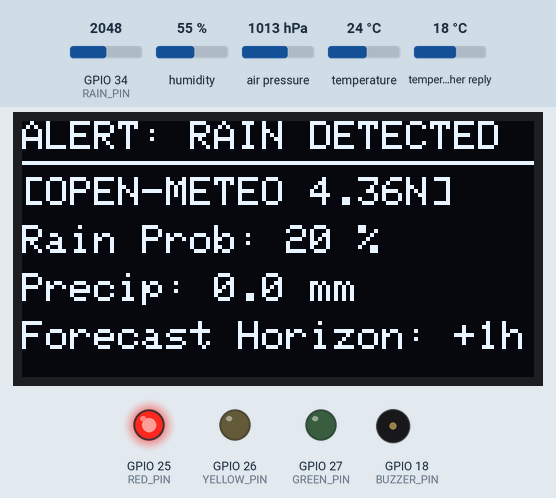
A sketch run on a simulated ESP32. Shown: 128×64 one-colour display, output pins drawn as LEDs (lit = HIGH), buzzer (waves = sounding). Inputs (shaded band) come from the test bench; at power-on: GPIO 34 (RAIN_PIN) = 2048, humidity 55 %, air pressure 1013 hPa, temperature 24 °C, temperature in the weather reply 18 °C. WiFi joins after 1.5 s; servers stay silent unless stated; web services answer with replies made up by the test bench; what the sketch prints to the serial monitor is not drawn.

Above: at 4.6 s.
4.7 s: GPIO 34 (RAIN_PIN) set to 2945
At 8.5 s:
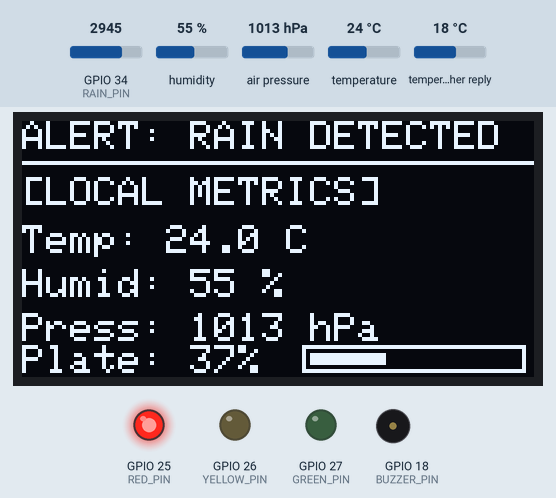
8.7 s: GPIO 34 (RAIN_PIN) set to 3020
At 12.5 s:
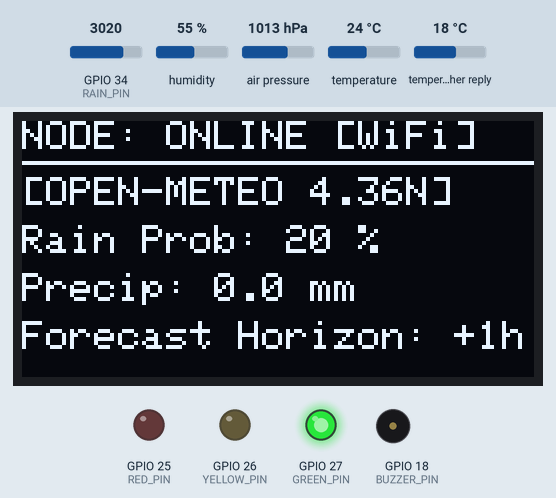
12.7 s: humidity set to 22 %
At 16.5 s:
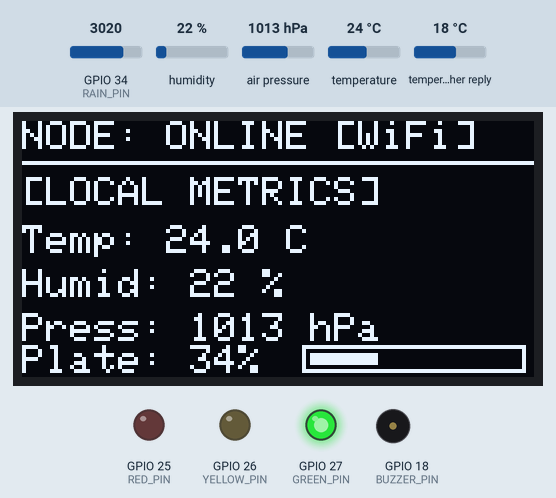
16.7 s: GPIO 34 (RAIN_PIN) set to 2866
At 17.6 s:
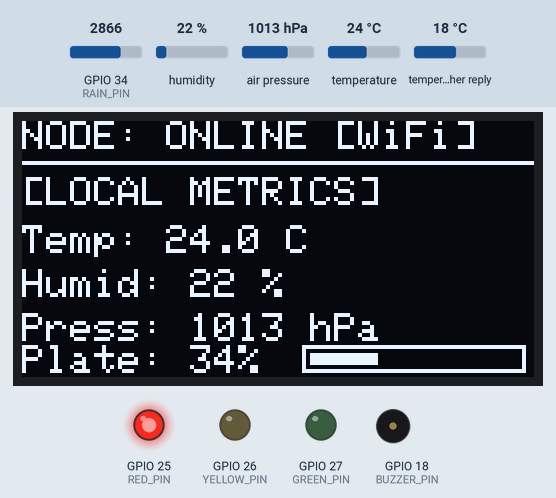
19.3 s: GPIO 34 (RAIN_PIN) set to 3972
At 20.5 s:
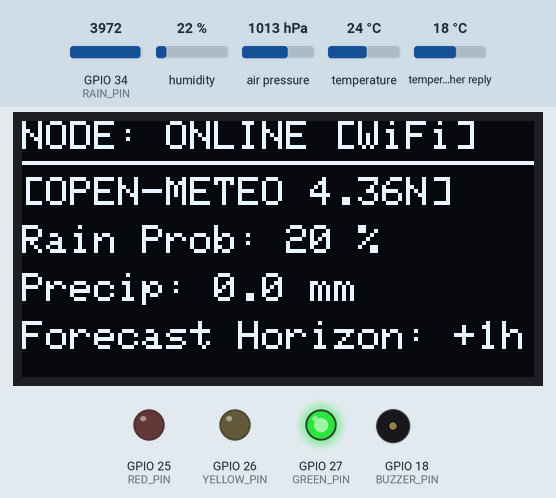
21.5 s: air pressure set to 952 hPa
At 24.7 s:
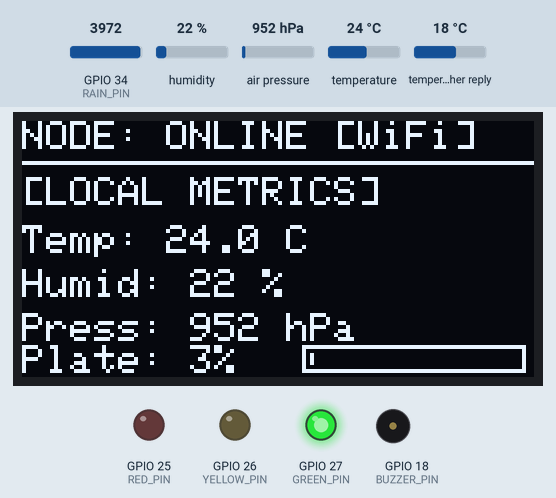
Timing chart, 0 to 26.2 s (numbered marks = the images above; inputs shaded):
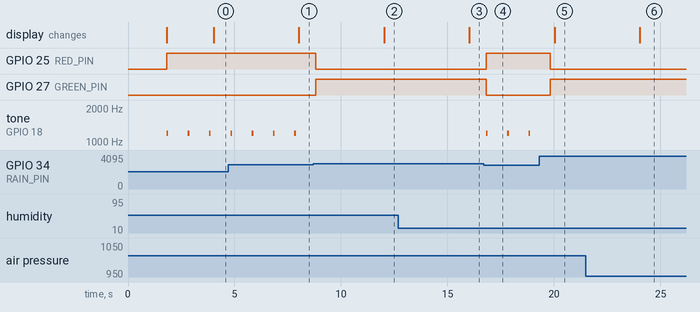

Measured:
- the behaviour switches between 2980 and 2981 on GPIO 34 (RAIN_PIN) (found by bisection; images 1 and 2)
- after the input at 4.7 s, the display: changes after 3.3 s (image 1)
- after the input at 8.7 s, GPIO 25 (RED_PIN): HIGH → LOW after 0.11 s; GPIO 27 (GREEN_PIN): LOW → HIGH after 0.11 s; tone on GPIO 18 (BUZZER_PIN): stops changing and stays silent; the display: changes after 3.3 s (image 2)
- after the input at 12.7 s, the display: changes after 3.3 s (image 3)
- after the input at 16.7 s, GPIO 25 (RED_PIN): LOW → HIGH after 0.11 s; GPIO 27 (GREEN_PIN): HIGH → LOW after 0.11 s; tone on GPIO 18 (BUZZER_PIN): alternates 1200 Hz for 0.08 s and silent for 0.92 s, starting after 0.11 s
- after the input at 19.3 s, GPIO 25 (RED_PIN): HIGH → LOW after 0.52 s; GPIO 27 (GREEN_PIN): LOW → HIGH after 0.52 s; tone on GPIO 18 (BUZZER_PIN): stops changing and stays silent; the display: changes after 0.73 s (image 5)
- after the input at 21.5 s, the display: changes after 2.5 s (image 6)
- by itself, tone on GPIO 18 (BUZZER_PIN): alternates 1200 Hz for 0.08 s and silent for 0.92 s

The sketch:

esp32_weather_monitor.ino
```cpp
#include <Wire.h>
#include <WiFi.h>
#include <HTTPClient.h>
#include <WiFiClientSecure.h>
#include <ArduinoJson.h>
#include <Adafruit_GFX.h>
#include <Adafruit_SSD1306.h>
#include <Adafruit_Sensor.h>
#include <Adafruit_BME280.h>

// Wi-Fi Configuration
const char* ssid     = "YOUR_WIFI_SSID";
const char* password = "YOUR_WIFI_PASSWORD";

// Seri Iskandar Coordinates (4.3597° N, 100.9782° E)
const char* apiUrl = "https://api.open-meteo.com/v1/forecast?latitude=4.3597&longitude=100.9782&hourly=precipitation_probability,precipitation&current=temperature_2m,relative_humidity_2m,precipitation&timezone=Asia%2FKuala_Lumpur&forecast_hours=6";

// Hardware Pin Definitions
#define I2C_SDA     22
#define I2C_SCL     23

#define RED_PIN     25
#define YELLOW_PIN  26
#define GREEN_PIN   27
#define BUZZER_PIN  18

#define RAIN_PIN    34

// OLED Configuration (128x64)
#define SCREEN_WIDTH 128
#define SCREEN_HEIGHT 64
Adafruit_SSD1306 display(SCREEN_WIDTH, SCREEN_HEIGHT, &Wire, -1);

// Sensor Objects
Adafruit_BME280 bme;

// Local Hardware Metrics
float localTemp = 0.0;
float localHumidity = 0.0;
float localPressure = 0.0;
int   localRainPercent = 0;
bool  bmeFound = false;

// Open-Meteo Cloud Metrics
int   upcomingRainProb = 0;
float cloudPrecip = 0.0;
bool  apiSuccess = false;

// Connectivity & State Control
bool isOnline = false;
unsigned long lastWifiRetry = 0;
const unsigned long WIFI_RETRY_INTERVAL = 30000; // Retry Wi-Fi every 30s when offline

unsigned long lastApiFetch = 0;
const unsigned long API_INTERVAL = 10 * 60 * 1000; // Poll Open-Meteo every 10 minutes

unsigned long lastSensorPoll = 0;
const unsigned long SENSOR_INTERVAL = 1000; // Read sensors & evaluate alerts every 1s

unsigned long lastDisplaySwitch = 0;
const unsigned long SCREEN_SWITCH_INTERVAL = 4000; // Alternate screens every 4s if online
int displayPage = 0;

void setLEDs(bool red, bool yellow, bool green) {
  digitalWrite(RED_PIN, red ? HIGH : LOW);
  digitalWrite(YELLOW_PIN, yellow ? HIGH : LOW);
  digitalWrite(GREEN_PIN, green ? HIGH : LOW);
}

void fetchOpenMeteoForecast() {
  if (WiFi.status() != WL_CONNECTED) {
    isOnline = false;
    return;
  }

  WiFiClientSecure client;
  client.setInsecure(); // Bypass TLS root certificate verification
  HTTPClient http;

  if (http.begin(client, apiUrl)) {
    int httpCode = http.GET();
    if (httpCode == HTTP_CODE_OK) {
      JsonDocument doc;
      DeserializationError err = deserializeJson(doc, http.getString());
      if (!err) {
        upcomingRainProb = doc["hourly"]["precipitation_probability"][1] | 0;
        cloudPrecip      = doc["current"]["precipitation"] | 0.0;
        apiSuccess = true;
      }
    }
    http.end();
  }
}

void readLocalSensors() {
  if (bmeFound) {
    localTemp     = bme.readTemperature();
    localHumidity = bme.readHumidity();
    localPressure = bme.readPressure() / 100.0F; // Pa to hPa
  }

  // Rain Plate Analog reading (4095 = dry, 1000 = saturated)
  int rawADC = analogRead(RAIN_PIN);
  localRainPercent = map(constrain(rawADC, 1000, 4095), 4095, 1000, 0, 100);
}

void updateAlertSystem() {
  if (localRainPercent > 35) {
    // Red Alert: Water droplets detected directly on hardware sensor plate
    setLEDs(true, false, false);
    tone(BUZZER_PIN, 1200, 80);
  } else if ((isOnline && (upcomingRainProb >= 60 || cloudPrecip > 0.5)) || (!isOnline && localRainPercent > 15)) {
    // Yellow Alert: Rain imminent (Open-Meteo prediction >= 60% OR slight moisture detected offline)
    setLEDs(false, true, false);
    tone(BUZZER_PIN, 700, 30);
  } else {
    // Green: Normal conditions
    setLEDs(false, false, true);
    noTone(BUZZER_PIN);
  }
}

void renderScreen() {
  display.clearDisplay();
  display.setTextSize(1);
  display.setTextColor(SSD1306_WHITE);

  // Top Status Bar
  display.setCursor(0, 0);
  if (localRainPercent > 35) {
    display.print(F("ALERT: RAIN DETECTED"));
  } else if (isOnline && upcomingRainProb >= 60) {
    display.print(F("WARN: RAIN IMMINENT"));
  } else {
    display.print(isOnline ? F("NODE: ONLINE [WiFi]") : F("NODE: OFFLINE [LOCAL]"));
  }
  display.drawLine(0, 10, SCREEN_WIDTH, 10, SSD1306_WHITE);

  // Determine what to display:
  // If offline, ALWAYS stay on Local Sensor View (Page 0)
  if (!isOnline || displayPage == 0) {
    // PAGE 0: Local Observation (BME280 + Rain Sensor)
    display.setCursor(0, 14);
    display.print(F("[LOCAL METRICS]"));

    display.setCursor(0, 26);
    display.printf("Temp: %.1f C", localTemp);

    display.setCursor(0, 37);
    display.printf("Humid: %.0f %%", localHumidity);

    display.setCursor(0, 48);
    display.printf("Press: %.0f hPa", localPressure);

    display.setCursor(0, 56);
    display.printf("Plate: %d%%", localRainPercent);

    // Visual gauge bar for physical moisture
    display.drawRect(70, 56, 56, 7, SSD1306_WHITE);
    int barFill = map(localRainPercent, 0, 100, 0, 52);
    display.fillRect(72, 58, barFill, 3, SSD1306_WHITE);

  } else {
    // PAGE 1: Open-Meteo Forecast (Only shown when Online)
    display.setCursor(0, 14);
    display.print(F("[OPEN-METEO 4.36N]"));

    display.setCursor(0, 26);
    display.printf("Rain Prob: %d %%", upcomingRainProb);

    display.setCursor(0, 38);
    display.printf("Precip: %.1f mm", cloudPrecip);

    display.setCursor(0, 50);
    display.print(F("Forecast Horizon: +1h"));
  }

  display.display();
}

void setup() {
  pinMode(RED_PIN, OUTPUT);
  pinMode(YELLOW_PIN, OUTPUT);
  pinMode(GREEN_PIN, OUTPUT);
  pinMode(BUZZER_PIN, OUTPUT);
  pinMode(RAIN_PIN, INPUT);

  Serial.begin(115200);

  // Start I2C bus on GPIO 22 (SDA) and GPIO 23 (SCL)
  Wire.begin(I2C_SDA, I2C_SCL);

  // Initialize OLED (Check 0x3C first, then 0x3D)
  if (!display.begin(SSD1306_SWITCHCAPVCC, 0x3C)) {
    display.begin(SSD1306_SWITCHCAPVCC, 0x3D);
  }

  display.clearDisplay();
  display.setTextSize(1);
  display.setTextColor(SSD1306_WHITE);
  display.setCursor(0, 20);
  display.println(F("Connecting WiFi..."));
  display.setCursor(0, 32);
  display.println(F("(Timeout: 6 sec)"));
  display.display();

  // Initialize BME280 (Address 0x76 or 0x77)
  if (bme.begin(0x76, &Wire) || bme.begin(0x77, &Wire)) {
    bmeFound = true;
    Serial.println(F("BME280 found."));
  } else {
    Serial.println(F("BME280 not detected on D22/D23."));
  }

  // Attempt Wi-Fi Connection (Bounded to 6 seconds)
  WiFi.mode(WIFI_STA);
  WiFi.begin(ssid, password);
  unsigned long startWifi = millis();

  while (WiFi.status() != WL_CONNECTED && (millis() - startWifi < 6000)) {
    delay(300);
    Serial.print(".");
  }

  if (WiFi.status() == WL_CONNECTED) {
    isOnline = true;
    Serial.println(F("\nWiFi Connected!"));
    fetchOpenMeteoForecast();
    lastApiFetch = millis();
  } else {
    isOnline = false;
    Serial.println(F("\nWiFi Failed / Timed out. Starting in Local Mode."));
    // Short audible notification that node started offline
    tone(BUZZER_PIN, 440, 200);
  }

  // Initial sensor read and screen render
  readLocalSensors();
  renderScreen();
}

void loop() {
  unsigned long currentMillis = millis();

  // 1. Connection Monitoring & Background Reconnect
  if (isOnline) {
    if (WiFi.status() != WL_CONNECTED) {
      isOnline = false;
      Serial.println(F("WiFi connection lost. Switched to Local Mode."));
    } else {
      // Periodic Open-Meteo API fetch
      if (currentMillis - lastApiFetch >= API_INTERVAL) {
        lastApiFetch = currentMillis;
        fetchOpenMeteoForecast();
      }
    }
  } else {
    // Offline Mode: Attempt silent reconnect every 30 seconds
    if (currentMillis - lastWifiRetry >= WIFI_RETRY_INTERVAL) {
      lastWifiRetry = currentMillis;
      Serial.println(F("Attempting background WiFi reconnect..."));
      if (WiFi.status() == WL_CONNECTED || WiFi.reconnect()) {
        isOnline = true;
        Serial.println(F("WiFi re-established!"));
        fetchOpenMeteoForecast();
        lastApiFetch = currentMillis;
      }
    }
  }

  // 2. Poll Physical Sensors & Evaluate Alerts (Every 1s)
  if (currentMillis - lastSensorPoll >= SENSOR_INTERVAL) {
    lastSensorPoll = currentMillis;
    readLocalSensors();
    updateAlertSystem();
  }

  // 3. Screen Update Controller
  if (isOnline) {
    // Online: Cycle between Local (Page 0) and Forecast (Page 1)
    if (currentMillis - lastDisplaySwitch >= SCREEN_SWITCH_INTERVAL) {
      lastDisplaySwitch = currentMillis;
      displayPage = (displayPage == 0) ? 1 : 0;
      renderScreen();
    }
  } else {
    // Offline: Lock to Local view and refresh every 1s
    if (currentMillis - lastDisplaySwitch >= 1000) {
      lastDisplaySwitch = currentMillis;
      displayPage = 0;
      renderScreen();
    }
  }
}
```
